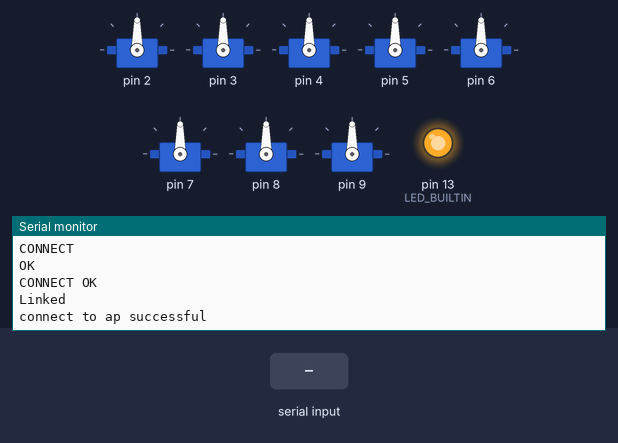
A sketch run on a simulated Arduino Uno, built with avr-gcc and run on an emulated ATmega328P. Shown: 8 × servo, output pins drawn as LEDs (lit = HIGH), the last lines printed to the serial monitor. Inputs (shaded band) come from the test bench. The modem accepts every AT command (registered, SIM ready, sends succeed) and sends nothing else.

Above: at 4.2 s.
4.3 s: "CLOSED" received over the second serial link
At 4.6 s:
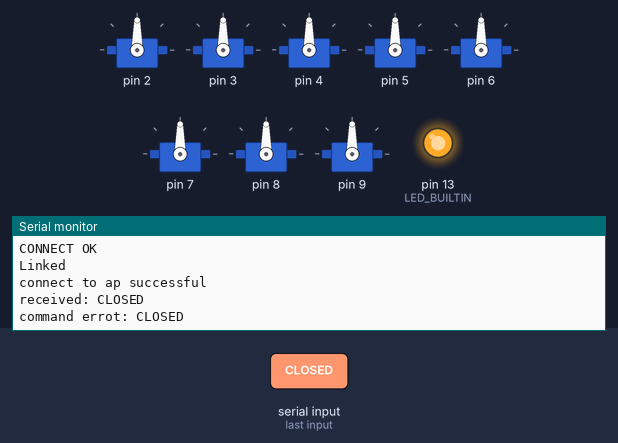
5.8 s: "90,45\n" received over the second serial link
At 7.0 s:
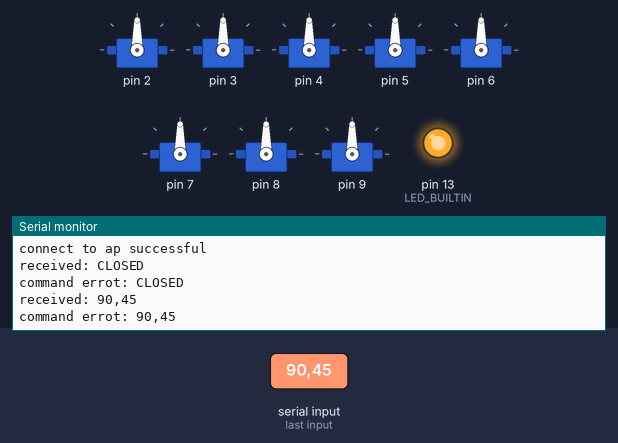
7.3 s: "0\n" received over the second serial link
At 8.2 s:
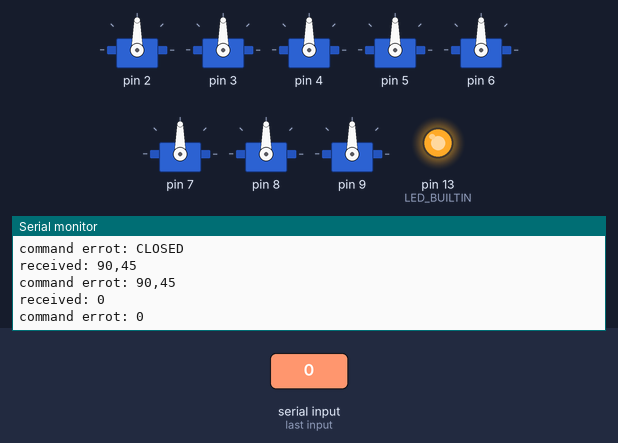

Measured:
- after the input at 4.3 s, the serial monitor: prints a new line at once (image 1)
- after the input at 5.8 s, the serial monitor: prints a new line at once (image 2)
- after the input at 7.3 s, the serial monitor: prints a new line at once (image 3)

The sketch:

dogControl.ino
```cpp
#include <Servo.h>
#include <SoftwareSerial.h>
#include <string.h>
#include <Stepper.h>
#include <Servo.h>
using namespace std;

class wifi
{
public:
	wifi(int rx, int wx);
	~wifi();
	bool connect(String ssid, String password);
	bool sendData(String data);
	void setHandle(void(*fun)(String));
	void Loop();
	bool connectTCP(String ip, String port);
	bool conn();

private:
	SoftwareSerial* mySerial; // RX, TX
	bool connected = false;
	void(*handle)(String) = 0;
	String ssid;
	String password;
	const int size = 100;
	char* buffer;
	char* doubleBuffer;
	int rx;
	int wx;
	const String newline = "/r/n";
	String receiveback(int);
	void test(String);
	void ReadBackData(char* data, int bufferSize, int timeout);
	bool CheckReceiveOk(String);
	bool ReceiveOk(int timeout);
	bool debug = true;
	int FailTime = 0;
	const int FailCount = 20;
	bool ReveiveStr(int timeout, String str);
	bool IsConnectToWIFI();
	bool IsConnected;
	const int HardWareSize = 2;
	int CurrentIndex = 0;

};


#pragma region MyRegion


bool wifi::IsConnectToWIFI()
{
	return false;
}

bool wifi::ReceiveOk(int timeout)
{
	for (int i = 0; i < size; i++)
	{
		buffer[i] = '\0';
	}
	unsigned long stop = millis() + timeout;
	int index = 0;
	do {
		if (mySerial->available())
		{
			char c = mySerial->read();
			buffer[index++] = c;
			String temp(buffer);
			if (temp.lastIndexOf("OK") > 0)
			{
				return true;
			}
		}
	} while (millis() < stop && index < size - 1);
	return false;
}

bool wifi::ReveiveStr(int timeout, String str)
{
	for (int i = 0; i < size; i++)
	{
		buffer[i] = '\0';
	}
	unsigned long stop = millis() + timeout;
	int index = 0;
	do {
		if (mySerial->available())
		{
			char c = mySerial->read();
			buffer[index++] = c;
			String temp(buffer);
			if (temp.lastIndexOf("OK") > 0)
			{
				return true;
			}
		}
	} while (millis() < stop && index < size - 1);
	return false;
}


bool wifi::CheckReceiveOk(String order)
{
	if (order.length() == 0)
	{
		return false;
	}
	if (order.length() == 1)
	{
		return true;
	}
	int half = order.length() / 2;
	int length = order.length();
	for (size_t i = 0; i < half; i++)
	{
		if (order[i] != order[length - 1 - i])
			return false;
	}
	return true;
}

void wifi::test(String Order)
{
	Serial.println(Order);
	mySerial->println(Order);
	receiveback(100);
}

void wifi::ReadBackData(char* data, int bufferSize, int timeout)
{
	unsigned long stop = millis() + timeout;
	int index = 0;
	do {
		if (mySerial->available())
		{
			char c = mySerial->read();
			data[index++] = c;
		}
	} while (millis() < stop && index < bufferSize - 1);
	data[index++] = '\0';
}


wifi::wifi(int rx, int wx)
{
	this->rx = rx;
	this->wx = wx;
	mySerial = new SoftwareSerial(rx, wx);
	mySerial->begin(115200);
	buffer = new char[size];
	buffer[size - 1] = '\0';
	this->IsConnected = false;
}

wifi::~wifi()
{
	delete[] buffer;
	delete[] doubleBuffer;
}

bool wifi::connect(String ssid, String password)
{
	mySerial->println("AT+CWMODE=1");
	receiveback(1000);
	String order = "AT+CWJAP=\"" + ssid + "\",\"" + password + "\"";
	if (debug)
		Serial.println(order);
	mySerial->println(order);
	connected = ReceiveOk(10000);
	return connected;
}

bool wifi::sendData(String data)
{
	String order = "AT+CIPSEND=2,";
	mySerial->print(order);
	mySerial->println(data.length());
	ReveiveStr(100, ">");
	mySerial->println(data);
	bool result = ReceiveOk(100);
	if (result == false)
	{
		if (debug)
			Serial.println("wifi not connected");
		if (FailTime < FailCount)
		{
			FailTime++;
		}
		else
		{
			while (conn() == false)
			{
				if (debug)
				{
					Serial.println("try reconnect to wifi");
				}
			}
		}
	}
	else
	{
		return true;
	}
}

void wifi::setHandle(void(*fun)(String))
{
	this->handle = fun;
}

bool IsCommandCorrect(String command)
{
	if (command.length()%2==0)
	{
		int half = command.length() / 2;
		for (int i =0;i<half;i++)
		{
			if (command[i]!=command[i+half])
			{
				return false;
			}
		}
		return true;
	}
	else
	{
		return false;
	}
}


void wifi::Loop()
{
	String command = receiveback(100);
	if (command != NULL && command.length() > 0)
	{
		Serial.println("received: " + command);
		int index = command.lastIndexOf(':');
		if (index > 0 && index < command.length() - 1)
		{
			command = command.substring(index+1);
			if (!IsCommandCorrect(command))
			{
				this->sendData("error");
				return;
			}
			command = command.substring(command.length()/2);
			this->sendData("ok");
			if (index > 0 && index < command.length() - 1)
			{
				String aa = command.substring(0, index);
				int footPin = StringToint(aa);
				String bb = command.substring(index + 1, command.length());
				int degree = StringToint(bb);
				SendCommand(footPin, degree);
				Serial.print("command: " + aa + "   " + bb + ":");
				Serial.print(footPin);
				Serial.print("   ");
				Serial.print(degree);
				Serial.println("");
			}
		}
		else
		{
			Serial.println("command errot: " + command);
		}
	}
	else
	{
		if (command.indexOf("CLOSED") > 0)
		{
			this->IsConnected = false;
			this->conn();
		}
	}
}

bool wifi::connectTCP(String ip, String port)
{
	mySerial->println("AT+CIPMUX=1");
	String order = "AT+CIPSTART=2,\"TCP\",\"" + ip + "\"," + port;
	if (debug)
		Serial.println(order);
	mySerial->println(order);
	String res = receiveback(2000);
	if (debug)
		Serial.println("read data is " + res);
	if (res.lastIndexOf("OK") > 0 || res.lastIndexOf("READY") > 0)
	{
		return true;
	}
	else
	{
		return  false;
	}
}

String wifi::receiveback(int timeout = 100)
{
	ReadBackData(buffer, size, timeout);
	String res(buffer);
	return res;
}

void HandleOrder(String order)
{
	Serial.println(order);
}

bool wifi::conn()
{
	int tryCount = 3;
	int tryTime = 0;
	Serial.println("hardware serial!");
	pinMode(LED_BUILTIN,OUTPUT);
	bool res = false;
	while (res == false && tryTime < tryCount)
	{
		tryCount++;
		res = connect("Danke_803", "wifi.danke.life");
	}
	if (res)
	{
		Serial.println("connect to network successful");
		bool connect = false;
		tryTime = 0;
		while (connect == false && tryTime < tryCount)
		{
			tryCount++;
			connect = connectTCP("192.168.199.243", "1234");
			digitalWrite(LED_BUILTIN, HIGH);
		}
		if (connect)
		{
			this->IsConnected = true;
			FailTime = 0;
			Serial.println("connect to ap successful");
		}
		else
		{
			Serial.println("connect to ap failed");
		}
	}
	else
	{
		Serial.println("connect to network failed");
	}
	setHandle(HandleOrder);
}

#pragma endregion

int StringToint(String str)
{
	if (str.length()==0)
	{
		return -1;
	}
	int res = 0;
	for (uint8_t i=0;i<str.length();i++)
	{
		if (str[i]>='0' && str[i]<='9')
		{
			res *= 10;
			res += str[i] - '0';
		}
		else
		{
			return res;
		}
	}
	return res;
}

Servo* myservo[8];
int direction[8];

void SendCommand(uint8_t footpin,int Degree)
{
	if (footpin >= 0 && footpin < 8 && Degree >=0 && Degree<90)
	{
		myservo[footpin]->write(90+direction[footpin]*Degree);
	}
}

void Stand()
{
	for (uint8_t i = 0; i < 8; i++)
	{
		SendCommand(i, 0);
	}
	delay(3000);
}

wifi mywifi(11, 10);

int maxDegree = 45;

void setup() {
	Serial.begin(115200);
	for (int i = 2; i < 8; i++)
	{
		myservo[i] = new Servo();
		myservo[i]->attach(i);
	}
	digitalWrite(LED_BUILTIN, LOW);
	myservo[0] = new Servo();
	myservo[0]->attach(8);
	myservo[1] = new Servo();
	myservo[1]->attach(9);
	direction[0] = 1;
	direction[1] = 1;
	direction[2] = -1;
	direction[3] = -1;
	direction[4] = 1;
	direction[5] = 1;
	direction[6] = 1;
	direction[7] = -1;
	//Stand();
	while (!Serial) { ; }
	mywifi.conn();
}

void loop()
{
	mywifi.Loop();

}
```
